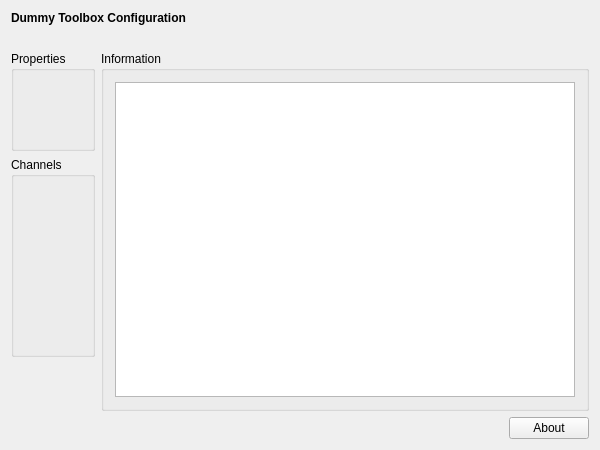
<?xml version="1.0" encoding="UTF-8"?>
<ui version="4.0">
 <class>DummySetupWidgetClass</class>
 <widget class="QWidget" name="DummySetupWidgetClass">
  <property name="geometry">
   <rect>
    <x>0</x>
    <y>0</y>
    <width>600</width>
    <height>450</height>
   </rect>
  </property>
  <property name="windowTitle">
   <string>DummySetupWidget</string>
  </property>
  <layout class="QVBoxLayout" name="verticalLayout">
   <item>
    <widget class="QLabel" name="m_qLabel_Headline">
     <property name="font">
      <font>
       <weight>75</weight>
       <bold>true</bold>
      </font>
     </property>
     <property name="text">
      <string>Dummy Toolbox Configuration</string>
     </property>
    </widget>
   </item>
   <item>
    <spacer name="m_qVerticalSpacer_Headline">
     <property name="orientation">
      <enum>Qt::Vertical</enum>
     </property>
     <property name="sizeType">
      <enum>QSizePolicy::Fixed</enum>
     </property>
     <property name="sizeHint" stdset="0">
      <size>
       <width>20</width>
       <height>20</height>
      </size>
     </property>
    </spacer>
   </item>
   <item>
    <layout class="QGridLayout" name="m_qGridLayout_main">
     <item row="0" column="0">
      <widget class="QGroupBox" name="m_qGroupBox_Properties">
       <property name="sizePolicy">
        <sizepolicy hsizetype="Minimum" vsizetype="Preferred">
         <horstretch>0</horstretch>
         <verstretch>0</verstretch>
        </sizepolicy>
       </property>
       <property name="minimumSize">
        <size>
         <width>0</width>
         <height>100</height>
        </size>
       </property>
       <property name="title">
        <string>Properties</string>
       </property>
       <property name="flat">
        <bool>false</bool>
       </property>
       <layout class="QGridLayout" name="m_qGridLayout_Properties"/>
      </widget>
     </item>
     <item row="1" column="0">
      <widget class="QGroupBox" name="m_qGroupBox_Channels">
       <property name="sizePolicy">
        <sizepolicy hsizetype="Preferred" vsizetype="Minimum">
         <horstretch>0</horstretch>
         <verstretch>0</verstretch>
        </sizepolicy>
       </property>
       <property name="minimumSize">
        <size>
         <width>0</width>
         <height>200</height>
        </size>
       </property>
       <property name="title">
        <string>Channels</string>
       </property>
       <layout class="QGridLayout" name="m_qGridLayout_Channels"/>
      </widget>
     </item>
     <item row="3" column="1">
      <spacer name="m_qHorizontalSpacer_About">
       <property name="orientation">
        <enum>Qt::Horizontal</enum>
       </property>
       <property name="sizeHint" stdset="0">
        <size>
         <width>40</width>
         <height>20</height>
        </size>
       </property>
      </spacer>
     </item>
     <item row="0" column="1" rowspan="3" colspan="2">
      <widget class="QGroupBox" name="m_qGroupBox_Information">
       <property name="title">
        <string>Information</string>
       </property>
       <layout class="QGridLayout" name="m_qGridLayout_Information">
        <item row="0" column="0">
         <widget class="QTextBrowser" name="m_qTextBrowser_Information"/>
        </item>
       </layout>
      </widget>
     </item>
     <item row="3" column="2">
      <widget class="QPushButton" name="m_qPushButton_About">
       <property name="text">
        <string>About</string>
       </property>
      </widget>
     </item>
     <item row="2" column="0">
      <spacer name="m_qVerticalSpacer_LeftRow">
       <property name="orientation">
        <enum>Qt::Vertical</enum>
       </property>
       <property name="sizeHint" stdset="0">
        <size>
         <width>20</width>
         <height>40</height>
        </size>
       </property>
      </spacer>
     </item>
    </layout>
   </item>
  </layout>
 </widget>
 <layoutdefault spacing="6" margin="11"/>
 <resources/>
 <connections/>
</ui>
